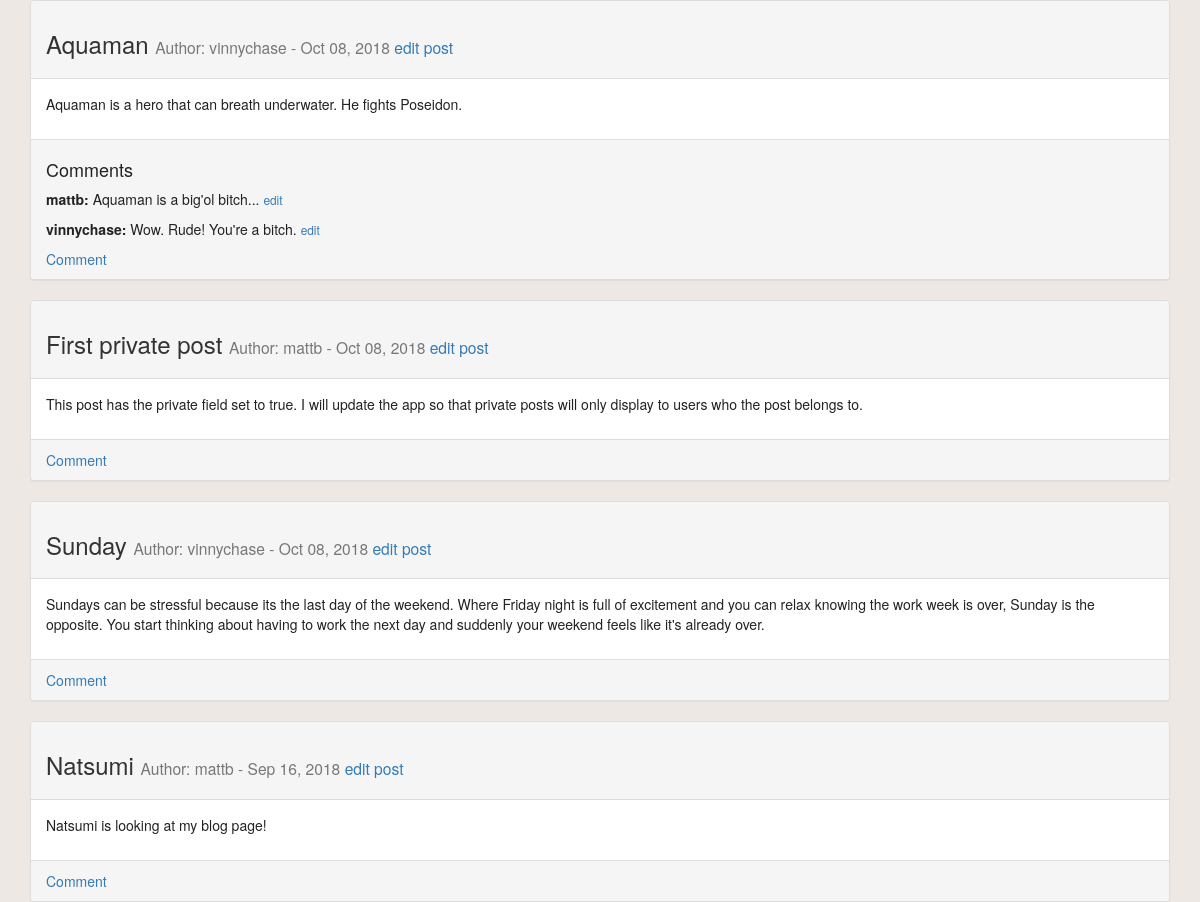
Page / (signed in, middle part) on the earlier database version.
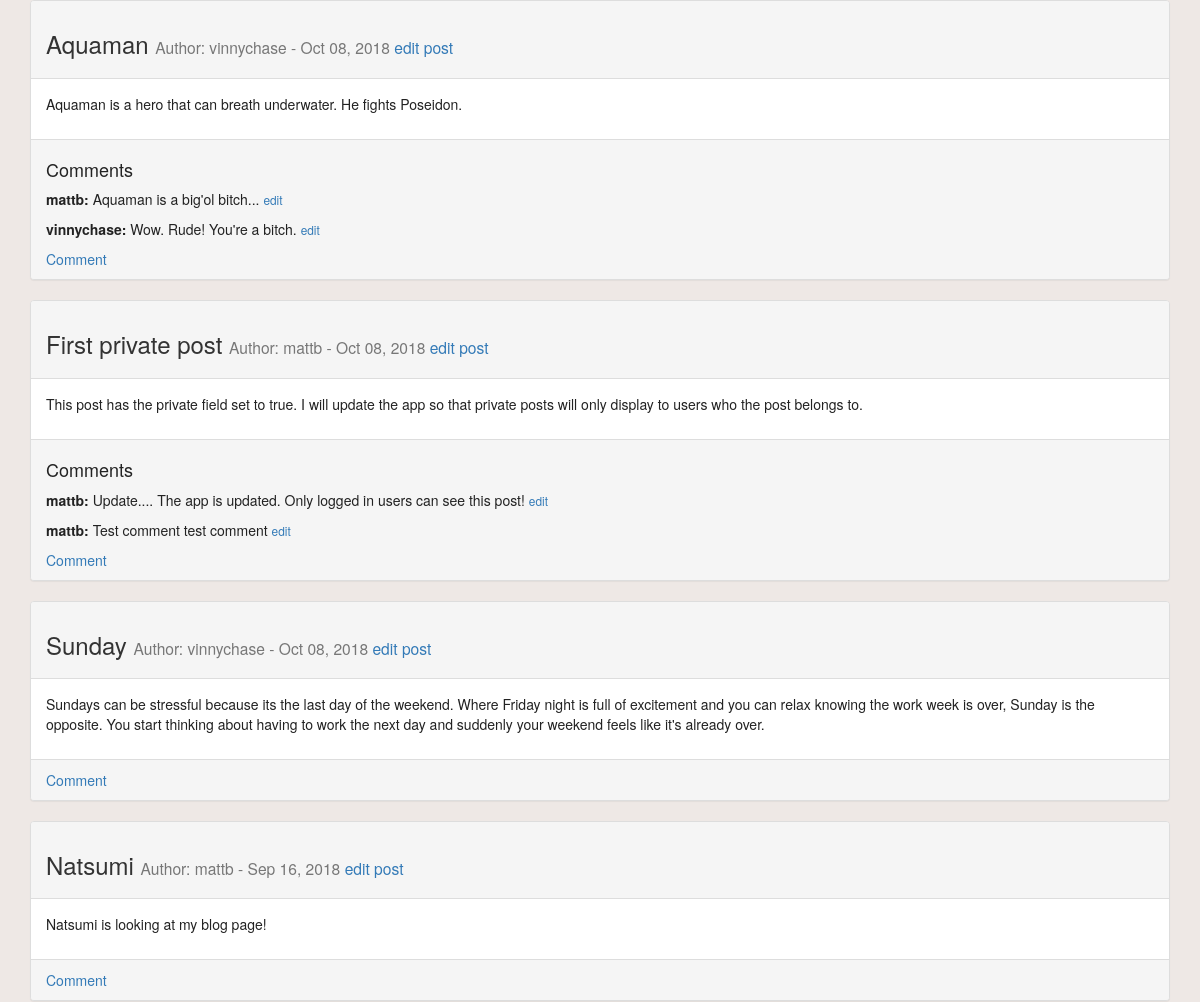
Same page on the later database version.
### blog/models.py (models this page shows)
class Post(models.Model):
	title = models.CharField(max_length=255)
	content = models.TextField()
	posted_on = models.DateTimeField(auto_now_add=True)
	author = models.ForeignKey(User, on_delete=models.CASCADE)
	private = models.BooleanField(default=False)
	def __str__(self):
		return self.title

class Comment(models.Model):
	content = models.TextField()
	posted_on = models.DateTimeField(auto_now_add=True)
	author = models.ForeignKey(User, on_delete=models.CASCADE)
	post = models.ForeignKey('Post', on_delete=models.CASCADE, related_name='comments')
	def __str__(self):
		return self.content

### blog/views.py (the view)
# urls.py: path('', views.index, name='index'),
def index(request):
	if request.user.is_authenticated:
		posts = Post.objects.order_by('-posted_on')
	else:
		posts = Post.objects.filter(private=False).order_by('-posted_on')
	context = {'posts': posts}
	return render(request, 'blog/index.html', context)

### blog/templates/blog/index.html (shortened to what this page needs)
{% extends "blog/base.html" %}
{% block content %}
  {% for post in posts %}
    <div class="panel panel-default">
	  <div class="panel-heading">
		<h3>
		  {{ post }}
		  <small>
			Author: {{ post.author }} - {{ post.posted_on|date:'M d, Y' }} <a href="{% url 'blog:edit_post' post.id %}">edit post</a>
		  </small>
		</h3>
	  </div>
	  <div class="panel-body">
	    {{ post.content|linebreaks }}
	  </div>
	  <div class="panel-footer">
	  {% if post.comments.count > 0 %}
		<h4>Comments</h4>
	    {% for comment in post.comments.all %}
		  <p>
			<strong>{{ comment.author }}:</strong> {{ comment }}
			<small><a href="{% url 'blog:edit_comment' comment.id %}">edit</a></small>
		  </p>
	    {% endfor %}
	  {% endif %}
	  <a href="{% url 'blog:new_comment' post.id %}">Comment</a>
 	  </div>
   </div>
  {% empty %}
	There are no entries for this topic yet.
  {% endfor %}
{% endblock content %}

Differences in the rows shown:
shown differently, row unchanged: Post "First private post": now shows "Comments"
added Comment: author "mattb", content "Update.... The app is updated. Only logged in users can see this post!", shown under Post "First private post"
added Comment: author "mattb", content "Test comment test comment", shown under Post "First private post"
